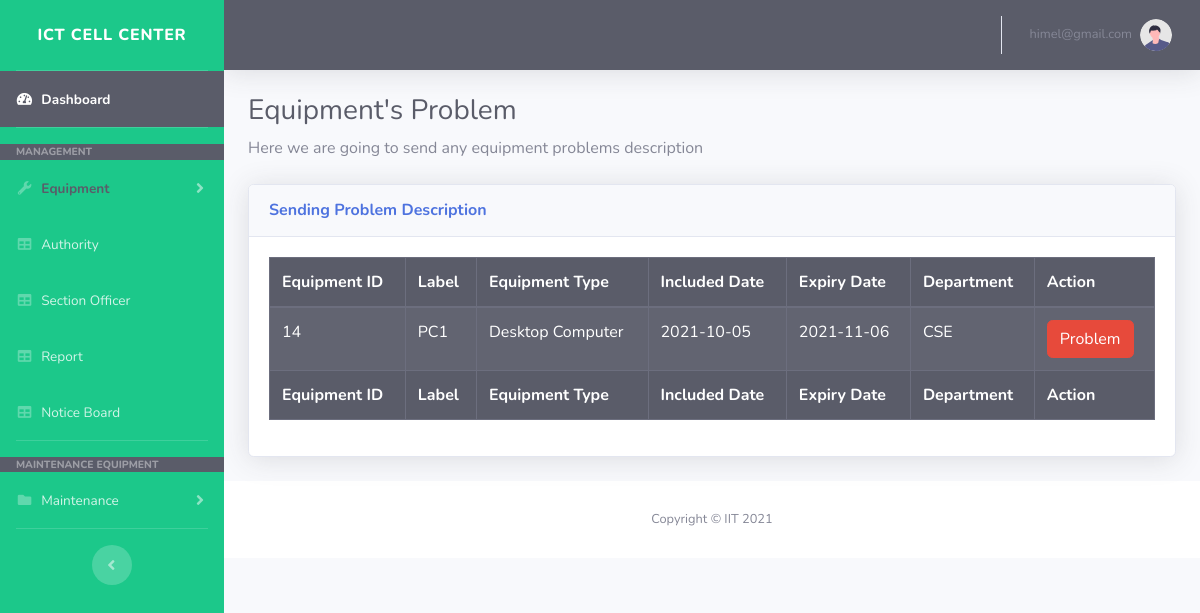
The page /office/sending-problem.php (signed in) on the database its author committed.
### tables this page shows
CREATE TABLE `equipment` (
  `EquipmentID` int(11) NOT NULL,
  `Label` varchar(50) NOT NULL,
  `Equipment_Type` varchar(70) NOT NULL,
  `included_date` date NOT NULL,
  `expire_date` date NOT NULL,
  `Department` varchar(70) NOT NULL
);

### office/sending-problem.php (the view, shortened to what this page needs)
<?php  include("includes/header.php"); ?>
<?php  include("includes/navbar.php"); ?>
  <div class="container-fluid">
                    <h1 class="h3 mb-2 text-gray-800">Equipment's Problem </h1>
                    <p class="mb-4">
                    	Here we are going to send any equipment problems description
                    </p>
<div class="card shadow mb-4">
                        <div class="card-header py-3">
                            <h6 class="m-0 font-weight-bold text-primary">Sending Problem Description</h6>
                        </div>
                        <div class="card-body">
                            <div class="table-responsive">
                                <table class="table table-bordered table-striped table-dark" id="dataTable" width="100%" cellspacing="0">
                                    <thead>
                                        <tr>
                                            <th>Equipment ID</th>
                                            <th>Label</th>
                                            <th>Equipment Type</th>
                                            <th>Included Date</th>
                                            <th>Expiry Date</th>
                                            <th>Department</th>
                                            <th>Action</th>
                                        </tr>
                                    </thead>
                                    <tfoot>
                                        <tr>
                                            <th>Equipment ID</th>
                                            <th>Label</th>
                                            <th>Equipment Type</th>
                                            <th>Included Date</th>
                                            <th>Expiry Date</th>
                                            <th>Department</th>
                                            <th>Action</th>
                                        </tr>
                                    </tfoot>
                                    <tbody>
                                         <?php  include("conn.php"); ?>
                                                  <?php
                                                         $id=  $_SESSION['username'];
                                                         $depart = "select * from officer where officer_email='$id'";
                                                          $Q1=mysqli_query($conn,$depart);
                                                           $data1 = mysqli_fetch_assoc($Q1);
                                                           $de=$data1['officer_department'];
                                                      $sql= "select * from equipment where Department='$de'";
                                                      $Q=mysqli_query($conn,$sql);
                                                      while($data=mysqli_fetch_assoc($Q)){
                                                  ?>
                                                  <tr>
                                                      <td><?php echo $data['EquipmentID'];?></td>
                                                      <td><?= $data['Label']; ?></td>
                                                      <td><?= $data['Equipment_Type']; ?></td>
                                                      <td><?= $data['included_date']; ?></td>
                                                      <td><?= $data['expire_date']; ?></td>
                                                      <td><?= $data['Department']; ?></td>
                                                        <td>
                                                            <form action="equipment-problem-process.php" method="post">
                                                              <button type="submit" name="problem_btn" class="btn btn-danger"> Problem</button>
                                                            </form>
                                                        </td>
                                                    </tr>
                                                    <?php } ?>
                                    </tbody>
                                </table>
                            </div>
                        </div>
                    </div>
  </div>
<?php  include("includes/footer.php"); ?>

### rows shown on the page
equipment: EquipmentID "14", Label "PC1", Equipment_Type "Desktop Computer", included_date "2021-10-05", expire_date "2021-11-06", Department "CSE"

### other values the page prints
$_SESSION['username'] "himel@gmail.com"
